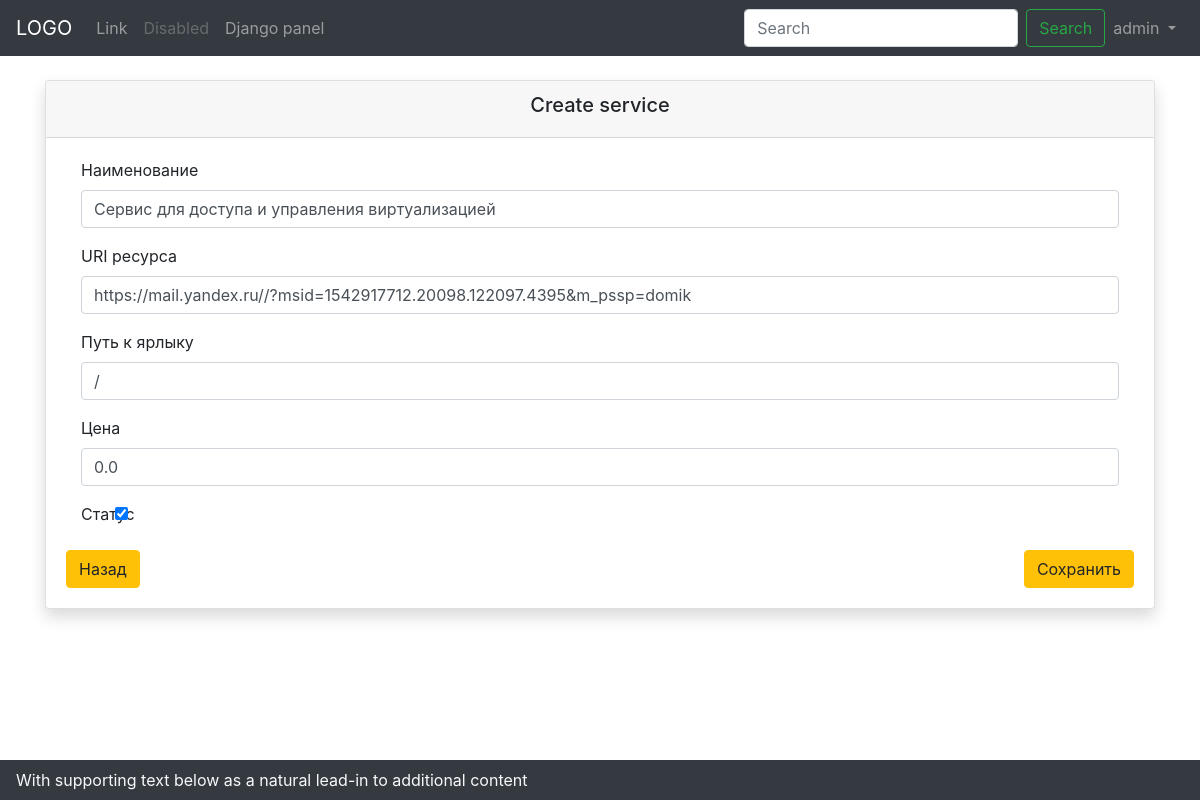
Page /service/1/update (signed in) on the committed database.
### core/models.py (models this page shows, shortened)
class Service(models.Model):
    fk_permission = models.OneToOneField(
        Permission,
        on_delete=models.CASCADE, blank=True)
    description = models.CharField(max_length=50, verbose_name='Наименование')
    url = models.URLField(unique=True, blank=False, verbose_name='URI ресурса')
    shortcut_path = models.TextField(verbose_name='Путь к ярлыку')
    is_service = models.BooleanField(default=True, verbose_name='Услуга/Служебный')
    status = models.BooleanField(default=True, verbose_name='Статус')
    price = models.FloatField(blank=True, verbose_name='Цена')
    is_create = models.DateTimeField(auto_now_add=True, verbose_name='Дата создания')
    is_update = models.DateTimeField(auto_now=True, verbose_name='Дата модификации')

### core/views.py (the view)
# urls.py: path('service/<int:service_id>/update', views.update_service, name='service_update'),
@login_required()
def update_service(request, service_id):
    service = get_object_or_404(Service, pk=service_id)
    page_context = {'page_title': 'Изменение сервиса'}
    if request.method == 'POST':
        form = ServiceForm(request.POST, instance=service)
        if form.is_valid():
            form.save()
    else:
        form = ServiceForm(instance=service)
    page_context['form'] = form
    return render(request, 'core/service_form.html', page_context)

### core/forms.py
class ServiceForm(forms.ModelForm):
    class Meta:
        model = Service
        fields = ('description', 'url', 'shortcut_path', 'price', 'status')
        widgets = {
            'description': forms.TextInput(attrs={'class': 'form-control'}),
            'url': forms.TextInput(attrs={'class': 'form-control'}),
            'shortcut_path': forms.TextInput(attrs={'class': 'form-control'}),
            'price': forms.NumberInput(attrs={'class': 'form-control'}),
            'status': forms.CheckboxInput(attrs={'class': 'form-check-input'})
        }

### core/templates/core/service_form.html (shortened to what this page needs)
{% extends "core/index.html" %}
{% block content %}
<div class="container">
    <div class="card overflow-auto  px-0 my-4 shadow">
        <div class="card-header">
            <h5 class="text-center">Create service</h5>
        </div>
        <div class="card-body">
            <div class="row">
                <div class="col">
                    <form method="post">{% csrf_token %}
                        {% for field in form %}
                        <div class="form-group col">
                            <label for="{{ field.id_for_label }}">{{ field.label }}</label>
                            {{ field }}
                        </div>
                        {% endfor %}
                        <a class="btn btn-warning float-left" href="{% url 'services_list' %}">Назад</a>
                        <button class="btn btn-warning float-right">Сохранить</button>
                    </form>
                </div>
                </div>
        </div>
    </div>
</div>
{% endblock content%}

### templates/menu.html (shortened to what this page needs)
{% block menu %}
<nav class="navbar navbar-expand-lg navbar-dark bg-dark">
  <a class="navbar-brand" href="{% url 'dashboard' %}">LOGO</a>
{% if user.is_authenticated %}
  <div class="collapse navbar-collapse" id="navbarSupportedContent">
    <ul class="navbar-nav mr-auto">
      <li class="nav-item">
        <a class="nav-link" href="#">Link</a>
      </li>
      <li class="nav-item">
        <a class="nav-link disabled" href="#">Disabled</a>
      </li>
      {% if user.is_superuser %}
      <li class="nav-item">
        <a class="nav-link" href="/admin/">Django panel</a>
      </li>
      {% endif %}
    </ul>
    <form class="form-inline my-3 my-lg-0">
      <input class="form-control mr-sm-2" type="search" placeholder="Search" aria-label="Search">
      <button class="btn btn-outline-success my-2 my-sm-0" type="submit">Search</button>
    </form>
    <ul class="navbar-nav w-10">
      <li class="nav-item dropdown">
      <a class="nav-link dropdown-toggle" href="#" id="navbarDropdown" role="button" data-toggle="dropdown" aria-haspopup="true" aria-expanded="false">
        {{ user.username }}
      </a>
      </li>
    </ul>
  </div>
  {% endif %}
</nav>
{% endblock menu %}

### static/css/main.css (style rules this page uses)
body,html { height:100%; }

### rows in the picture
Service: form "Сервис для доступа и управления виртуализацией" "https://mail.yandex.ru//?msid=1542917712.20098.122097.4395&m_pssp=domik" "/" "0.0" "☑"

### other values in the picture
{{ user.username }} "admin"
{{ field.label }} "Наименование" "URI ресурса" "Путь к ярлыку" "Цена" "Статус"
